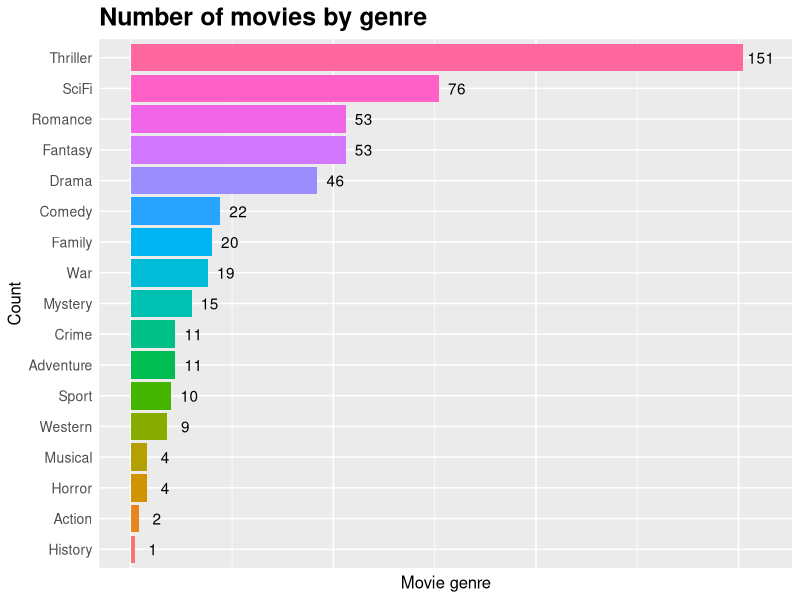
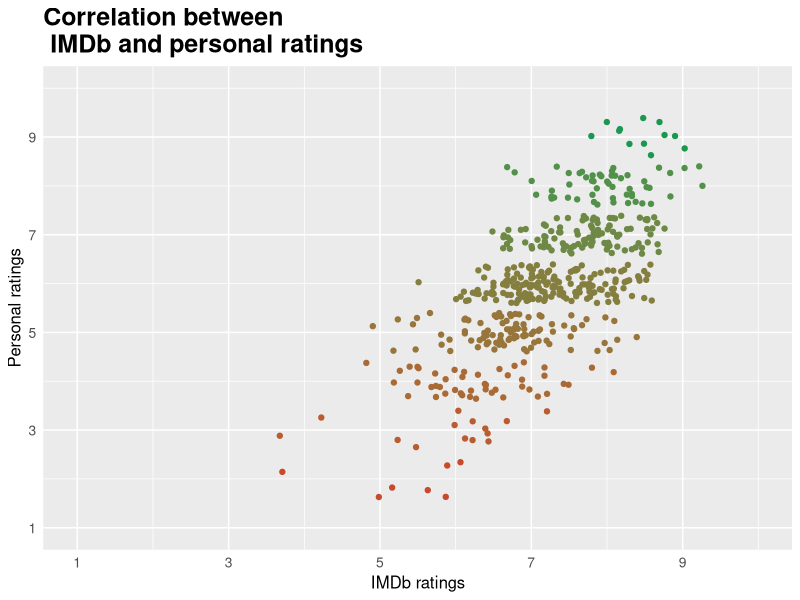

R code for these plots, in order:
## ---- chunk 1
knitr::opts_chunk$set(echo = TRUE)
require(readr)
require(dplyr)
require(ggplot2)
## ---- chunk 2
## Set working directory
setwd("/Users/mariocatuogno/Dropbox/Github/IMDb")
## Import cleansed data
data <- read.csv("data/clean_data.csv")
## Check the structure of the dataset
str(data)
## ---- chunk 3

## ---- chunk 4
# Create data frame with frequencies for each movie genre
movie_genre <- c("Action", "Adventure", "Crime", "Drama", "Comedy", "Family",   
                 "Fantasy", "History", "Horror", "Musical", "Mystery", "Romance", 
                 "SciFi", "Sport", "Thriller", "War", "Western")
movie_freq <- c(2, 11, 11, 46, 22, 20, 
                53, 1, 4, 4, 15, 53, 
                76, 10, 151, 19, 9)
movie_genre_freq <- data.frame(movie_genre, movie_freq)
rm(movie_genre, movie_freq)
## ---- chunk 5
# Arrange levels of factor by frequency
movie_genre_freq$movie_genre <- factor(movie_genre_freq$movie_genre, levels = movie_genre_freq$movie_genre[order(movie_genre_freq$movie_freq)])
## ---- chunk 6
## P1: Number of movies by genre
p1 <- ggplot(data = movie_genre_freq, aes(x = movie_genre, y = movie_freq, label = movie_freq, fill = movie_genre)) + 
  geom_bar(stat = "identity") + geom_text(nudge_y = 4.5) + coord_flip() +
  labs(x = "Count", y = "Movie genre", title = "Number of movies by genre") +
  theme(plot.title = element_text(face = "bold", size = 18),
        axis.text.x = element_blank(),
        axis.text.y = element_text(size = 10),
        axis.title = element_text(size = 12),
        axis.ticks = element_blank(),
        legend.position = "none", 
        legend.text = element_text(face = "italic", size = 10),
        legend.title = element_blank())
plot(p1)
## ---- chunk 7
# P2: Show the correlation between IMDb ratings and personal ratings
p2 <- ggplot(data = data, aes(x = rating_IMDb, y = rating_personal, colour = rating_personal)) + geom_jitter() +
  scale_y_continuous(limits = c(1,10), breaks = c(1,3,5,7,9)) +
  scale_x_continuous(limits = c(1,10), breaks = c(1,3,5,7,9)) +
  scale_color_continuous(low = "#D73027", high = "#1A9850") +
  labs(x = "IMDb ratings", y = "Personal ratings", title = "Correlation between \n IMDb and personal ratings") +
  theme(plot.title = element_text(face = "bold", size = 18),
        axis.text.x = element_text(size = 10),
        axis.text.y = element_text(size = 10),
        axis.title = element_text(size = 12),
        axis.ticks = element_blank(),
        legend.position = "none", 
        legend.text = element_text(face = "italic", size = 10),
        legend.title = element_blank())
plot(p2)
